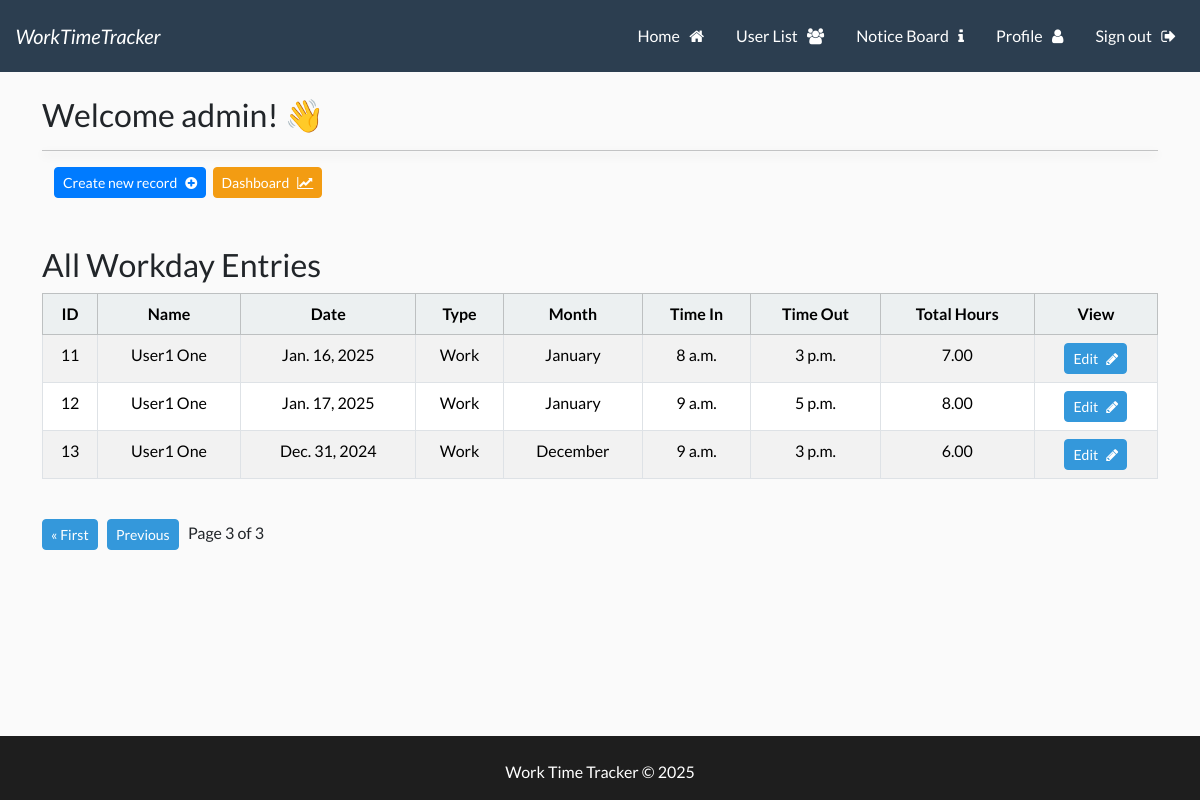
/wttapp?page=3 (signed in), run on the app's committed database.
### wttapp/models.py (models this page shows, shortened)
class Workday(models.Model):
    user = models.ForeignKey(User, related_name='user_workdays', on_delete=models.CASCADE)
    WORKDAY_TYPE_CHOICES = [
        ('Work', 'Work'),
        ('Sick Leave', 'Sick Leave'),
        ('Annual Leave', 'Annual Leave'),
        ('Bank Holiday', 'Bank Holiday'),
    ]
    MONTH_CHOICES = [
        ('January', 'January'),
        ('February', 'February'),
        ('March', 'March'),
        ('April', 'April'),
        ('May', 'May'),
        ('June', 'June'),
        ('July', 'July'),
        ('August', 'August'),
        ('September', 'September'),
        ('October', 'October'),
        ('November', 'November'),
        ('December', 'December'),
    ]
    id = models.AutoField(primary_key=True)
    date = models.DateField()
    month = models.CharField(
        max_length=20,
        choices=MONTH_CHOICES,
        default=get_current_month,
    )
    workday_type = models.CharField(
        max_length=20,
        choices=WORKDAY_TYPE_CHOICES,
        default='Work',
    )
    time_in = models.TimeField(blank=True, null=True)
    time_out = models.TimeField(blank=True, null=True)
    @property
    def total_hours(self):
        if self.time_in and self.time_out:
            time_in_dt = datetime.combine(date.today(), self.time_in)
            time_out_dt = datetime.combine(date.today(), self.time_out)
            time_diff = time_out_dt - time_in_dt
            return time_diff.total_seconds() / 3600  # Convert seconds to hours
        return 0

### UserLogin/models.py (models this page shows, shortened)
class UserProfile(models.Model):
    user = models.OneToOneField(User, related_name='user_profile', on_delete=models.CASCADE)
    username = models.CharField(max_length=150, editable=False)  # Automatically populated
    firstname = models.CharField(max_length=30, null=False, editable=True)  # Automatically populated
    lastname = models.CharField(max_length=150, null=False, editable=True)  # Automatically populated
    email = models.EmailField(null=True, editable=True)  # Automatically populated
    emergency_contact = models.CharField(max_length=100, blank=True, null=True, help_text="Emergency contact name and number.")
    manager_name = models.ForeignKey(
        User,
        related_name='user_manager',
        on_delete=models.SET_NULL,
        blank=True,
        null=True,
    )
    POSITION_CHOICES = [
        ('Staff', 'Staff'),
        ('Manager', 'Manager'),
        ('System Admin', 'System Admin'),
    ]
    position = models.CharField(
        max_length=20,
        choices=POSITION_CHOICES,
        default='Staff',
        help_text="This can be edited by your manager or System admin."
    )
    STATUS_CHOICES = [
        ('Active', 'Active'),
        ('Former', 'Former'),
    ]
    status = models.CharField(
        max_length=10,
        choices=STATUS_CHOICES,
        default='Active',
        help_text="User status (Active or Former)."
    )
    profile_picture = models.ImageField(upload_to='profile_pictures', blank=True, null=True)

### wttapp/views.py (the view)
# urls.py: 2. Add a URL to urlpatterns:  path('', views.home, name='home')
@login_required
def home(request):
    user_profile = UserProfile.objects.get(user=request.user)
    if user_profile.status == 'Active' and user_profile.position in ['System Admin', 'Manager']:
        records_list = Workday.objects.select_related('user__user_profile').all()  # Show all records
    else:
        records_list = Workday.objects.select_related('user__user_profile').filter(user=request.user)  # Show only the user's records
    paginator = Paginator(records_list, 5)  # Show 3 records per page
    page = request.GET.get('page', 1)  # Get the current page number from the request
    try:
        records = paginator.page(page)
    except PageNotAnInteger:
        records = paginator.page(1)
    except EmptyPage:
        records = paginator.page(paginator.num_pages)
    return render(request, 'wttapp/home.html', {'records': records, 'user_profile': user_profile})

### templates/wttapp/home.html (shortened to what this page needs)
{% extends 'base.html' %}
{% load static %}
{% block content %}
<h3> Welcome {{user}}! 👋 </h3>
<hr>
<div class="container-fluid">
    <div class="row">
        <div class="col-md-6 col-12">
                <a class="btn btn-primary btn-sm" href="{% url 'create_record' %}">Create new record &nbsp; <i class="fa fa-plus-circle" aria-hidden="true"></i></a>&nbsp;
                <a class="btn btn-warning btn-sm ml-auto" href="{% url 'dashboard' %}">Dashboard &nbsp; <i class="fa fa-line-chart" aria-hidden="true"></i></a>
        </div>
    </div>
</div>
<br><br>
{% if user_profile.status == 'Active' and user_profile.position in 'System Admin Manager' %}
    <h3>All Workday Entries</h3>
{% else %}
    <h3>Your Workday Entries</h3>
{% endif %}
<table class="table table-hover table-striped  table-bordered text-center">
    <thead class="table-light">
        <tr>
            <th scope="col">ID</th>
            <th scope="col">Name</th>
            <th scope="col">Date</th>
            <th scope="col">Type</th>
            <th scope="col">Month</th>
            <th scope="col">Time In</th>
            <th scope="col">Time Out</th>
            <th scope="col">Total Hours</th>
            <th scope="col">View</th>
        </tr>
    </thead>
    <tbody>
        {% if records %}
        {% for record in records %}
        <tr>
            <td>{{ record.id }}</td>
            <td>{{ record.user.user_profile.firstname }} {{ record.user.user_profile.lastname }} </td>
            <td>{{ record.date }}</td>
            <td>{{ record.get_workday_type_display }}</td>
            <td>{{ record.get_month_display }}</td>
            <td>{{ record.time_in }}</td>
            <td>{{ record.time_out }}</td>
            <td>{{ record.total_hours|floatformat:2 }}</td>
            <td>
                <a href="{% url 'edit_workday' record.id %}" class="btn btn-info btn-sm">Edit &nbsp; <i class="fa fa-pencil" aria-hidden="true"></i></a>
        </tr>
        {% endfor %}
        {% endif %}
    </tbody>
</table>
<br>
<div class="pagination">
    <span class="step-links">
        {% if records.has_previous %}
        <a class="btn btn-info btn-sm btn-info" href="?page=1">&laquo; First</a> &nbsp;
        <a class="btn btn-info btn-sm btn-info" href="?page={{ records.previous_page_number }}">Previous</a> &nbsp;
        {% endif %}
        <span class="current">
            Page {{ records.number }} of {{ records.paginator.num_pages }} &nbsp;
        </span>
    </span>
</div>
{% endblock %}

### static/css/styles.css (style rules this page uses)
hr { box-shadow: 0 4px 10px rgba(0.8, 0.8, 0.8, 0.8); }
a { text-decoration: none; }
body { margin: 0; background-color: #fafafa; }
.btn-primary { background-color: #007bff; border-color: #007bff; }

### data on the page
Workday: id "11", user.user_profile.firstname "User1", user.user_profile.lastname "One", date "Jan. 16, 2025", workday_type "Work", month "January", time_in "8 a.m.", time_out "3 p.m.", total_hours "7.00"
Workday: id "12", user.user_profile.firstname "User1", user.user_profile.lastname "One", date "Jan. 17, 2025", workday_type "Work", month "January", time_in "9 a.m.", time_out "5 p.m.", total_hours "8.00"
Workday: id "13", user.user_profile.firstname "User1", user.user_profile.lastname "One", date "Dec. 31, 2024", workday_type "Work", month "December", time_in "9 a.m.", time_out "3 p.m.", total_hours "6.00"

### other printed values
{{ user }} "admin"
{{ records.number }} "3"
{{ records.paginator.num_pages }} "3"
